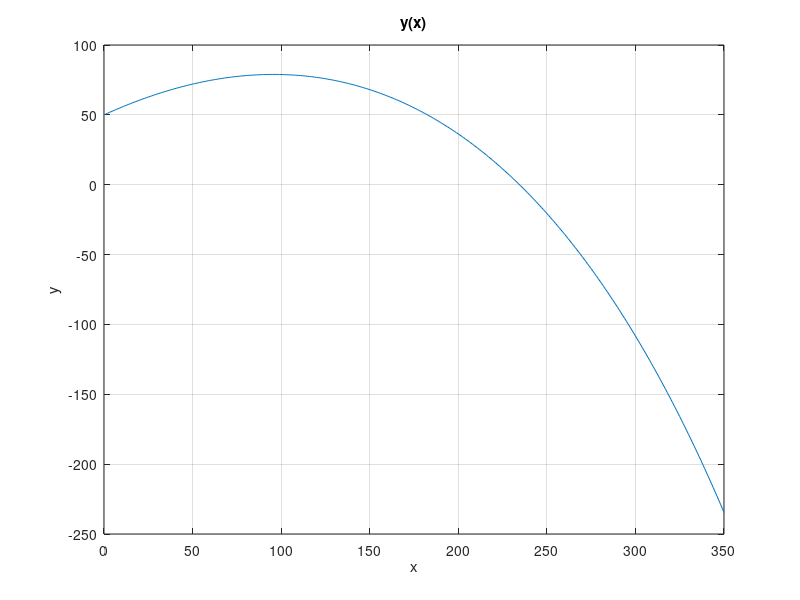
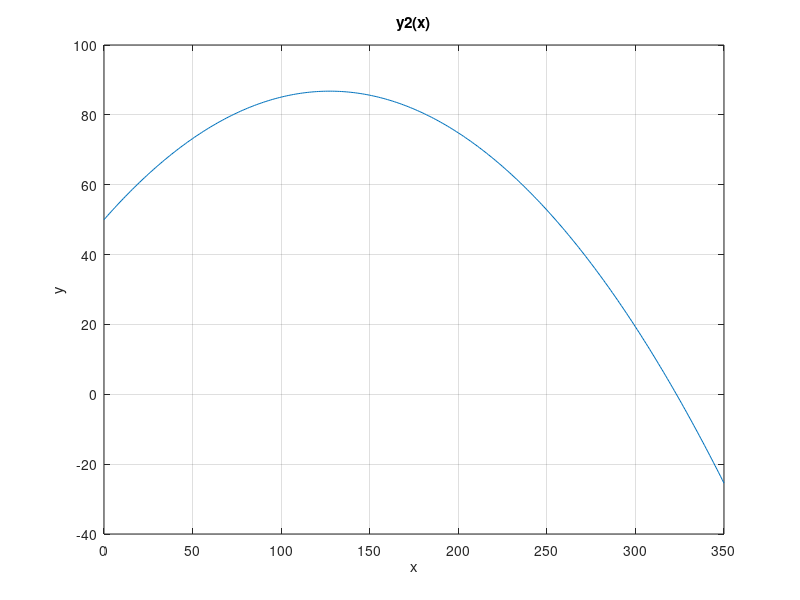

Write MATLAB code to recreate these figures, in order.
clear all;
close all;

%dane:
m = 5;
v0 = 50;
alpha = 30;
h = 50;
g = 9.81;
b = 0.3;

alpha = alpha / 180 * pi;

y = @(x) h + (tan(alpha) + m * g / (b * v0 * cos(alpha))) * x + (g * m^2) * log(1 - x * b / (m * v0 * cos(alpha))) / (b^2);
y2 = @(x) h + tan(alpha) * x - g / (2 * v0^2 * cos(alpha)) * x.^2;

x_zeros_y = fzero(y, [0, 350]);
x_zeros_y2 = fzero(y2, [0, 350]);

fprintf('M.z. y(x): x = %.2f\n', x_zeros_y);
fprintf('M.z. y2(x): x = %.2f\n', x_zeros_y2);

x = 0:1:350;

figure; 
plot(x, y(x)); 
xlabel('x'); 
ylabel('y'); 
title('y(x)'); 
grid;

figure; 
plot(x, y2(x)); 
xlabel('x'); 
ylabel('y'); 
title('y2(x)'); 
grid;
